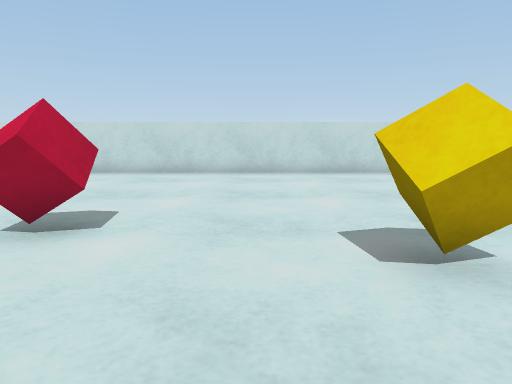
View 1 (above)

22 first-person views from a walk through a Unity game level. The camera is 0.64 m above the floor, tilts 8° down and sees 70° across. The floor is counted in squares, 0.5 m on a side. Each view is taken from the middle of a square. On the plan, view 1 faces up. The plan holds only what a view shows up to about 15 squares ahead; the rest is blank. The place goes on beyond the plan. The player character is not drawn. Surface patterns are stand-ins for the level's own textures.

View 2
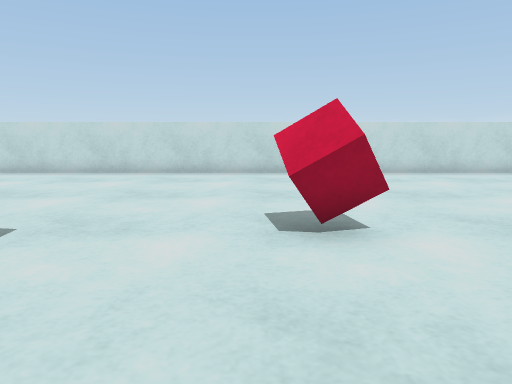

View 3
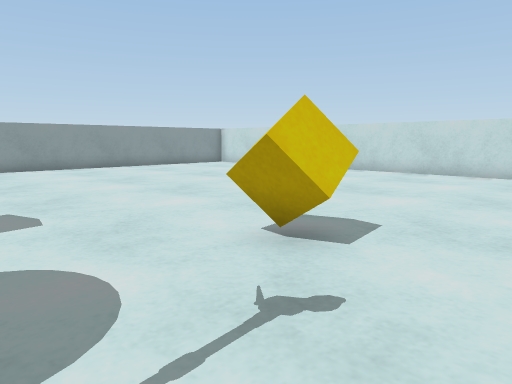

View 4
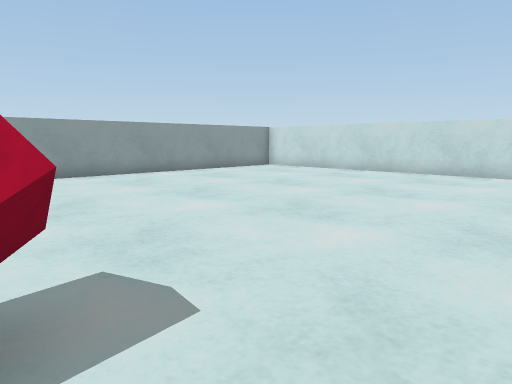

View 5
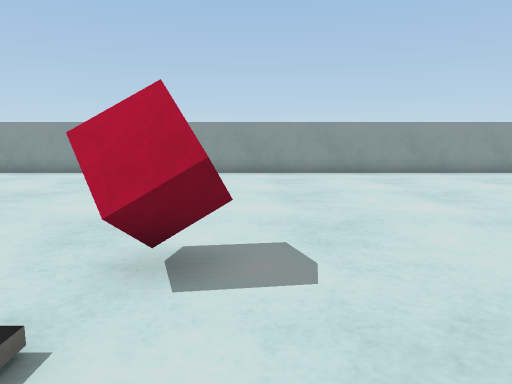

View 6
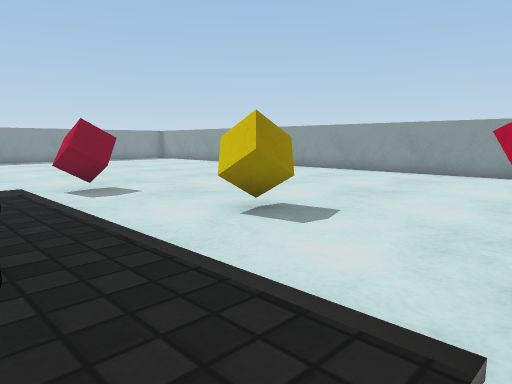

View 7
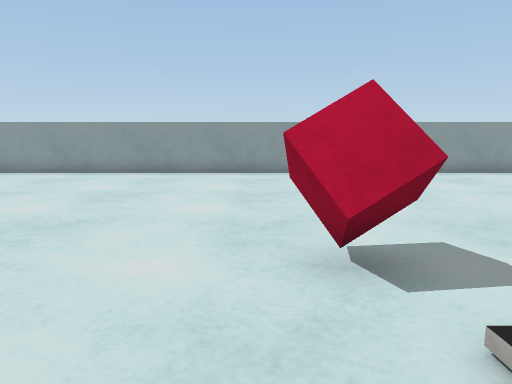

View 8
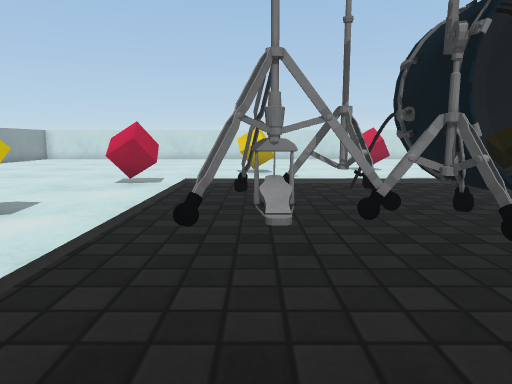

View 9
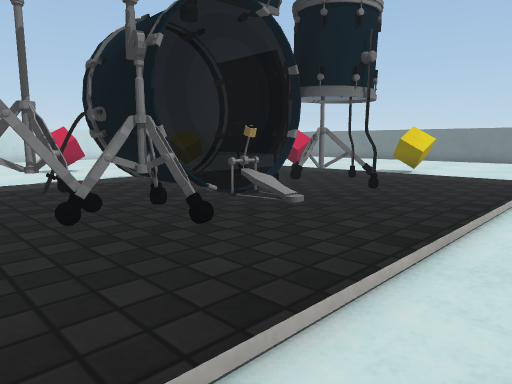

View 10
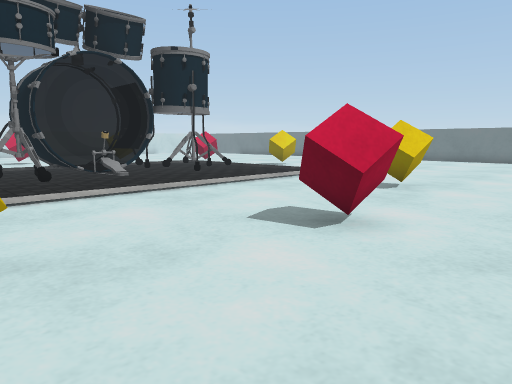

View 11
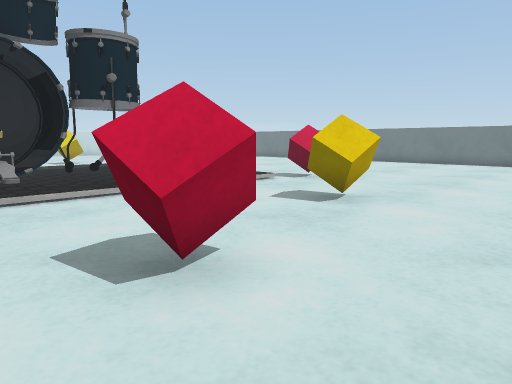

View 12
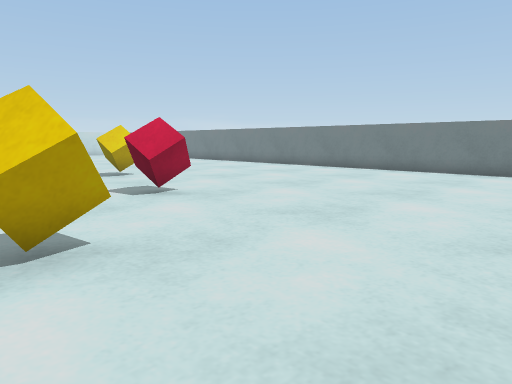

View 13
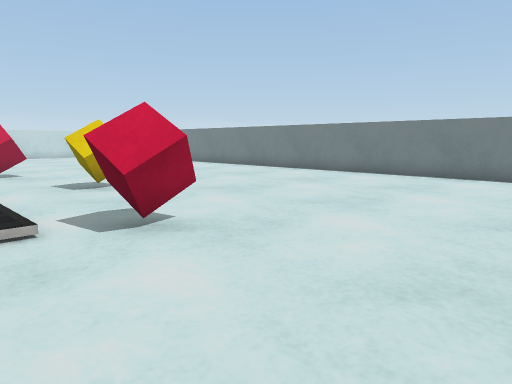

View 14
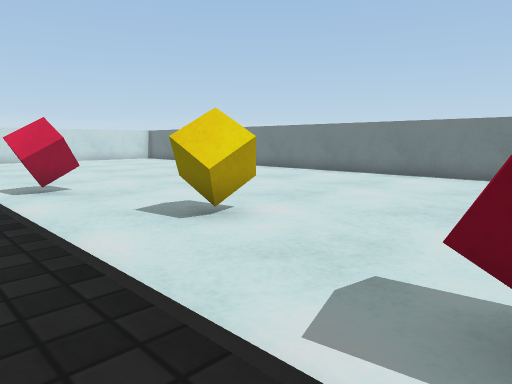

View 15
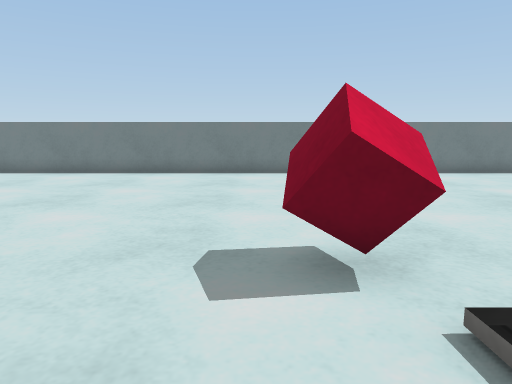

View 16
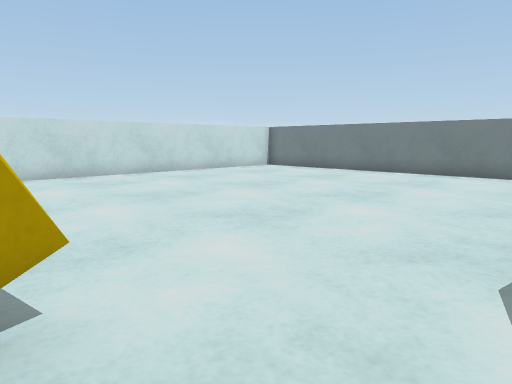

View 17
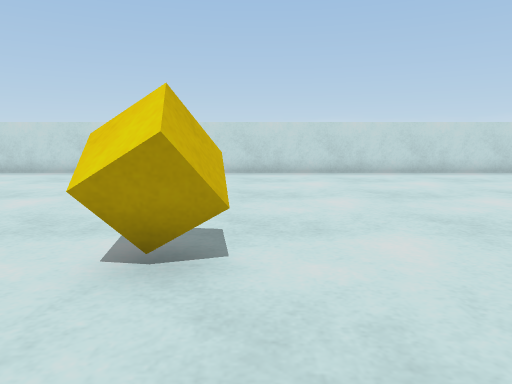

View 18
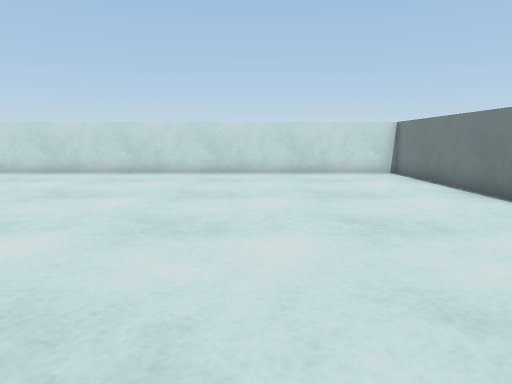

View 19
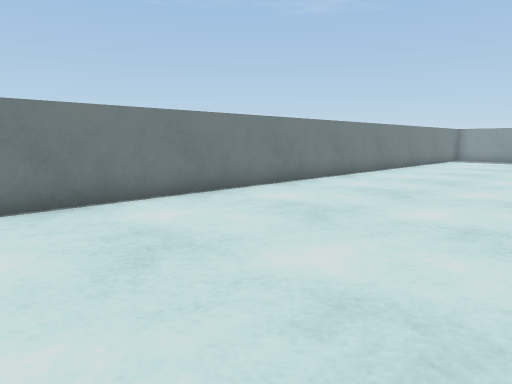

View 20
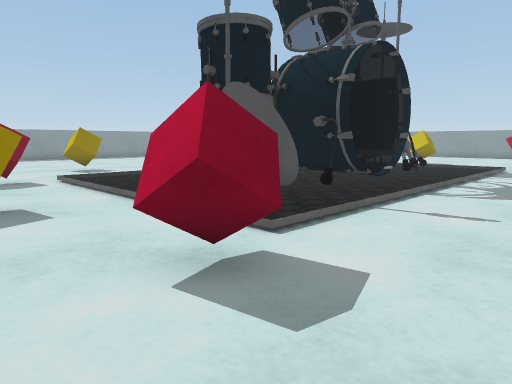

View 21
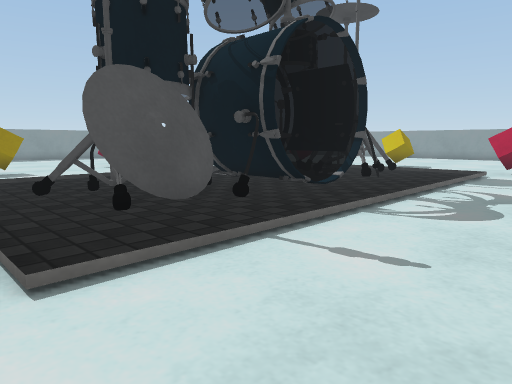

View 22
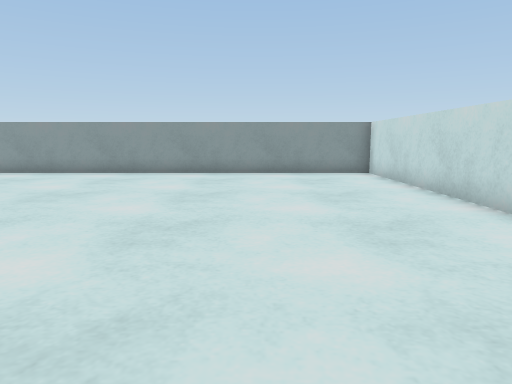

### Floor plan
Key: @ floor where view 1 was taken; # wall or solid block; . main floor; : floor 0.05 m higher than the main floor; = window, fence, low wall or low ledge; ^ raised ledge; C cube; Y yellow cube; T thing the floor can be seen under or through; O other object.
Columns run from 23 left of view 1 to 17 right of it. Each row starts with its distance up from view 1.
 15 ^^^^^^^^^^^^^^^^^^^^^^^^^^^^^^^^^^^^^^^^^
 14 ^.......................................#
 13 ^.......................................#
 12 ^.......................................#
 11 ^.......................................#
 10 ^.......................................#
  9 ^.......................................#
  8 ^.......................................#
  7 ^.......................................#
  6 ^.......................................#
  5 ^...................C...................#
  4 ^..............Y.........Y..............#
  3 ^..............Y.........Y..............#
  2 ^.......................................#
  1 ^.......................................#
  0 ^..........CC..........@....CC..........#
 -1 ^.     ......:::::::::::::::............#
 -2 ^............::: TT=:=TT  ::............#
 -3 ^............::=TTTTTTTT#TT:............#
 -4 ^............::T TTT T##TTTT............#
 -5 ^.........Y..::TTTTTT##: TTT..Y.........#
 -6 ^............:=#=TT:#:::   :............#
 -7 ^............:::::=:=::#::::............#
 -8 ^............:::::::::::::::............#
 -9 ^....  ......:::::::::::::::............#
-10 ^..........CC.  ............CC..........#
-11 ^............. .........................#
-12 ^.............  ........................#
-13 ^............. O.........Y..............#
-14 ^............  O.........Y..............#
-15 ^............  .....C...................#
-16 ^........ ...  .......................
-17 ^.......   ..   .................
-18 ^.....         . .. ..  . ..
-19 ^....

Where each view was taken, in squares from view 1:
view 1: 0 up, 0 right, facing up
view 2: 0 up, 4 left, facing up
view 3: 0 up, 5 left, facing up-left
view 4: 0 up, 9 left, facing up-left
view 5: 1 up, 8 left, facing left
view 6: 0 up, 8 left, facing down-left
view 7: 11 down, 8 left, facing left
view 8: 11 down, 8 left, facing up
view 9: 11 down, 8 left, facing up-right
view 10: 18 down, 8 left, facing up-right
view 11: 18 down, 5 left, facing up-right
view 12: 18 down, 1 right, facing up-right
view 13: 15 down, 3 right, facing up-right
view 14: 10 down, 3 right, facing up-right
view 15: 1 up, 2 right, facing right
view 16: 1 up, 2 right, facing up-right
view 17: 0 up, 3 right, facing up
view 18: 0 up, 11 right, facing up
view 19: 1 up, 9 right, facing down-right
view 20: 3 up, 8 right, facing down-left
view 21: 3 up, 5 right, facing down-left
view 22: 10 up, 8 left, facing left
